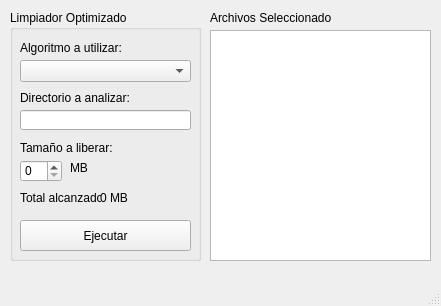
<?xml version="1.0" encoding="UTF-8"?>
<ui version="4.0">
 <class>MainWindow</class>
 <widget class="QMainWindow" name="MainWindow">
  <property name="geometry">
   <rect>
    <x>0</x>
    <y>0</y>
    <width>441</width>
    <height>306</height>
   </rect>
  </property>
  <property name="windowTitle">
   <string>MainWindow</string>
  </property>
  <widget class="QWidget" name="centralwidget">
   <widget class="QGroupBox" name="groupBox">
    <property name="geometry">
     <rect>
      <x>10</x>
      <y>10</y>
      <width>191</width>
      <height>251</height>
     </rect>
    </property>
    <property name="title">
     <string>Limpiador Optimizado</string>
    </property>
    <widget class="QPushButton" name="btnRun">
     <property name="geometry">
      <rect>
       <x>10</x>
       <y>210</y>
       <width>171</width>
       <height>31</height>
      </rect>
     </property>
     <property name="text">
      <string>Ejecutar</string>
     </property>
    </widget>
    <widget class="QComboBox" name="comboBox">
     <property name="geometry">
      <rect>
       <x>10</x>
       <y>50</y>
       <width>171</width>
       <height>22</height>
      </rect>
     </property>
    </widget>
    <widget class="QLabel" name="label">
     <property name="geometry">
      <rect>
       <x>10</x>
       <y>30</y>
       <width>171</width>
       <height>16</height>
      </rect>
     </property>
     <property name="text">
      <string>Algoritmo a utilizar:</string>
     </property>
    </widget>
    <widget class="QLineEdit" name="lineEdit">
     <property name="geometry">
      <rect>
       <x>10</x>
       <y>100</y>
       <width>171</width>
       <height>20</height>
      </rect>
     </property>
    </widget>
    <widget class="QLabel" name="label_2">
     <property name="geometry">
      <rect>
       <x>10</x>
       <y>80</y>
       <width>171</width>
       <height>16</height>
      </rect>
     </property>
     <property name="text">
      <string>Directorio a analizar:</string>
     </property>
    </widget>
    <widget class="QSpinBox" name="spinBox">
     <property name="geometry">
      <rect>
       <x>10</x>
       <y>150</y>
       <width>42</width>
       <height>22</height>
      </rect>
     </property>
    </widget>
    <widget class="QLabel" name="label_3">
     <property name="geometry">
      <rect>
       <x>10</x>
       <y>130</y>
       <width>171</width>
       <height>16</height>
      </rect>
     </property>
     <property name="text">
      <string>Tamaño a liberar:</string>
     </property>
    </widget>
    <widget class="QLabel" name="label_4">
     <property name="geometry">
      <rect>
       <x>60</x>
       <y>150</y>
       <width>101</width>
       <height>16</height>
      </rect>
     </property>
     <property name="text">
      <string>MB</string>
     </property>
    </widget>
    <widget class="QLabel" name="label_5">
     <property name="geometry">
      <rect>
       <x>10</x>
       <y>180</y>
       <width>81</width>
       <height>16</height>
      </rect>
     </property>
     <property name="text">
      <string>Total alcanzado:</string>
     </property>
    </widget>
    <widget class="QLabel" name="LblTotal">
     <property name="geometry">
      <rect>
       <x>90</x>
       <y>180</y>
       <width>91</width>
       <height>16</height>
      </rect>
     </property>
     <property name="text">
      <string>0 MB</string>
     </property>
    </widget>
   </widget>
   <widget class="QListWidget" name="listWidget">
    <property name="geometry">
     <rect>
      <x>210</x>
      <y>30</y>
      <width>221</width>
      <height>231</height>
     </rect>
    </property>
   </widget>
   <widget class="QLabel" name="label_6">
    <property name="geometry">
     <rect>
      <x>210</x>
      <y>10</y>
      <width>121</width>
      <height>16</height>
     </rect>
    </property>
    <property name="text">
     <string>Archivos Seleccionados:</string>
    </property>
   </widget>
  </widget>
  <widget class="QMenuBar" name="menubar">
   <property name="geometry">
    <rect>
     <x>0</x>
     <y>0</y>
     <width>441</width>
     <height>21</height>
    </rect>
   </property>
  </widget>
  <widget class="QStatusBar" name="statusbar"/>
 </widget>
 <resources/>
 <connections/>
</ui>
